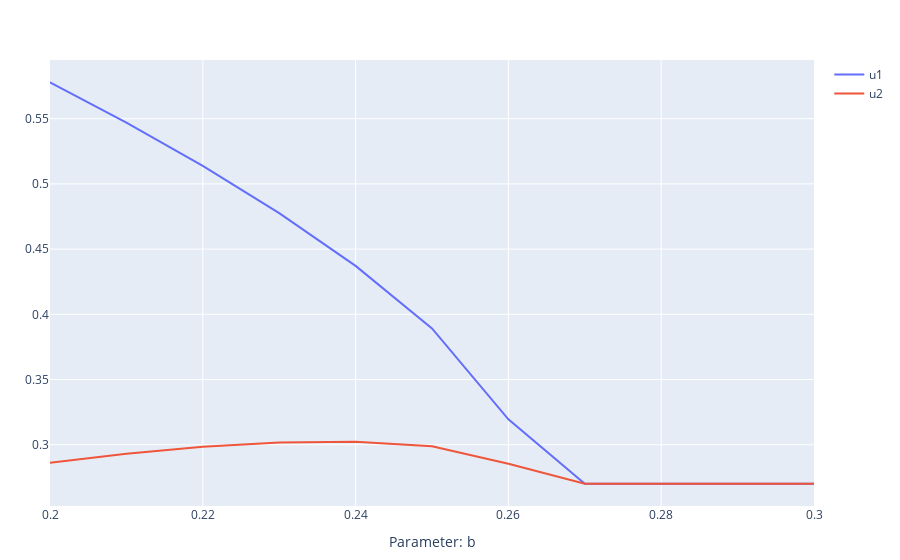

Notebook code cell kept with this figure:
### Markdown cell above
We can plot the output of a continuation run using the `plot_continuation` function:

### Code cell
plot_continuation(predprey, [1 1], 6, "b", 0.2:0.01:0.3, method="npc")

### Figure 1 — Plotly figure (JSON) as saved in the notebook; plotly's stock layout.template omitted (floating-point values rounded to 4 significant figures)
{"data": [{"mode": "lines", "name": "u1", "showlegend": true, "type": "scatter", "x": [0.2, 0.21, 0.22, 0.23, 0.24, 0.25, 0.26, 0.27, 0.28, 0.29, 0.3], "y": [0.5779, 0.5469, 0.5137, 0.4776, 0.4371, 0.3892, 0.3195, 0.2702, 0.2702, 0.2702, 0.2702]}, {"mode": "lines", "name": "u2", "showlegend": true, "type": "scatter", "x": [0.2, 0.21, 0.22, 0.23, 0.24, 0.25, 0.26, 0.27, 0.28, 0.29, 0.3], "y": [0.2861, 0.2931, 0.2984, 0.3017, 0.3023, 0.2988, 0.2855, 0.2702, 0.2702, 0.2702, 0.2702]}], "layout": {"margin": {"b": 50, "l": 50, "r": 50, "t": 60}, "xaxis": {"title": {"text": "Parameter: b"}}}}
